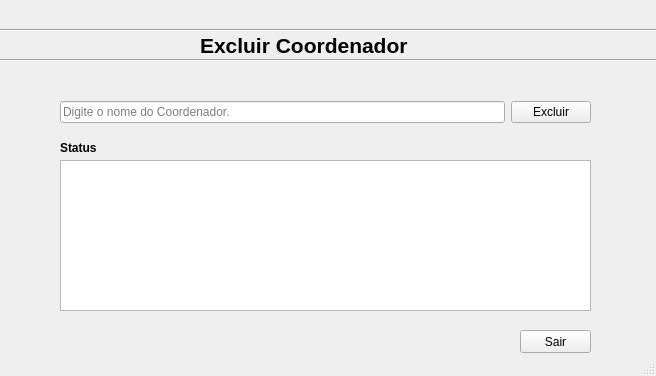
<?xml version="1.0" encoding="UTF-8"?>
<ui version="4.0">
 <class>Excluir</class>
 <widget class="QMainWindow" name="Excluir">
  <property name="geometry">
   <rect>
    <x>0</x>
    <y>0</y>
    <width>656</width>
    <height>376</height>
   </rect>
  </property>
  <property name="windowTitle">
   <string>Excluir Coordenador</string>
  </property>
  <widget class="QWidget" name="centralwidget">
   <widget class="QLabel" name="label">
    <property name="geometry">
     <rect>
      <x>200</x>
      <y>30</y>
      <width>221</width>
      <height>31</height>
     </rect>
    </property>
    <property name="font">
     <font>
      <pointsize>16</pointsize>
      <weight>75</weight>
      <bold>true</bold>
     </font>
    </property>
    <property name="text">
     <string>Excluir Coordenador</string>
    </property>
   </widget>
   <widget class="Line" name="line">
    <property name="geometry">
     <rect>
      <x>-3</x>
      <y>50</y>
      <width>671</width>
      <height>20</height>
     </rect>
    </property>
    <property name="orientation">
     <enum>Qt::Horizontal</enum>
    </property>
   </widget>
   <widget class="Line" name="line_2">
    <property name="geometry">
     <rect>
      <x>-10</x>
      <y>20</y>
      <width>671</width>
      <height>20</height>
     </rect>
    </property>
    <property name="orientation">
     <enum>Qt::Horizontal</enum>
    </property>
   </widget>
   <widget class="QTextBrowser" name="textBrowser">
    <property name="geometry">
     <rect>
      <x>60</x>
      <y>160</y>
      <width>531</width>
      <height>151</height>
     </rect>
    </property>
   </widget>
   <widget class="QWidget" name="layoutWidget">
    <property name="geometry">
     <rect>
      <x>60</x>
      <y>100</y>
      <width>531</width>
      <height>25</height>
     </rect>
    </property>
    <layout class="QHBoxLayout" name="horizontalLayout">
     <item>
      <widget class="QLineEdit" name="NomeCoordE">
       <property name="inputMask">
        <string/>
       </property>
       <property name="placeholderText">
        <string>Digite o nome do Coordenador.</string>
       </property>
      </widget>
     </item>
     <item>
      <widget class="QPushButton" name="BotaoExcluir">
       <property name="statusTip">
        <string>Clique aqui para excluir o coordenador.</string>
       </property>
       <property name="text">
        <string>Excluir</string>
       </property>
      </widget>
     </item>
    </layout>
   </widget>
   <widget class="QLabel" name="label_2">
    <property name="geometry">
     <rect>
      <x>60</x>
      <y>140</y>
      <width>51</width>
      <height>16</height>
     </rect>
    </property>
    <property name="font">
     <font>
      <pointsize>9</pointsize>
      <weight>75</weight>
      <bold>true</bold>
     </font>
    </property>
    <property name="text">
     <string>Status</string>
    </property>
   </widget>
   <widget class="QPushButton" name="Sair">
    <property name="geometry">
     <rect>
      <x>520</x>
      <y>330</y>
      <width>71</width>
      <height>23</height>
     </rect>
    </property>
    <property name="text">
     <string>Sair</string>
    </property>
   </widget>
  </widget>
  <widget class="QStatusBar" name="statusbar"/>
 </widget>
 <resources/>
 <connections/>
</ui>
